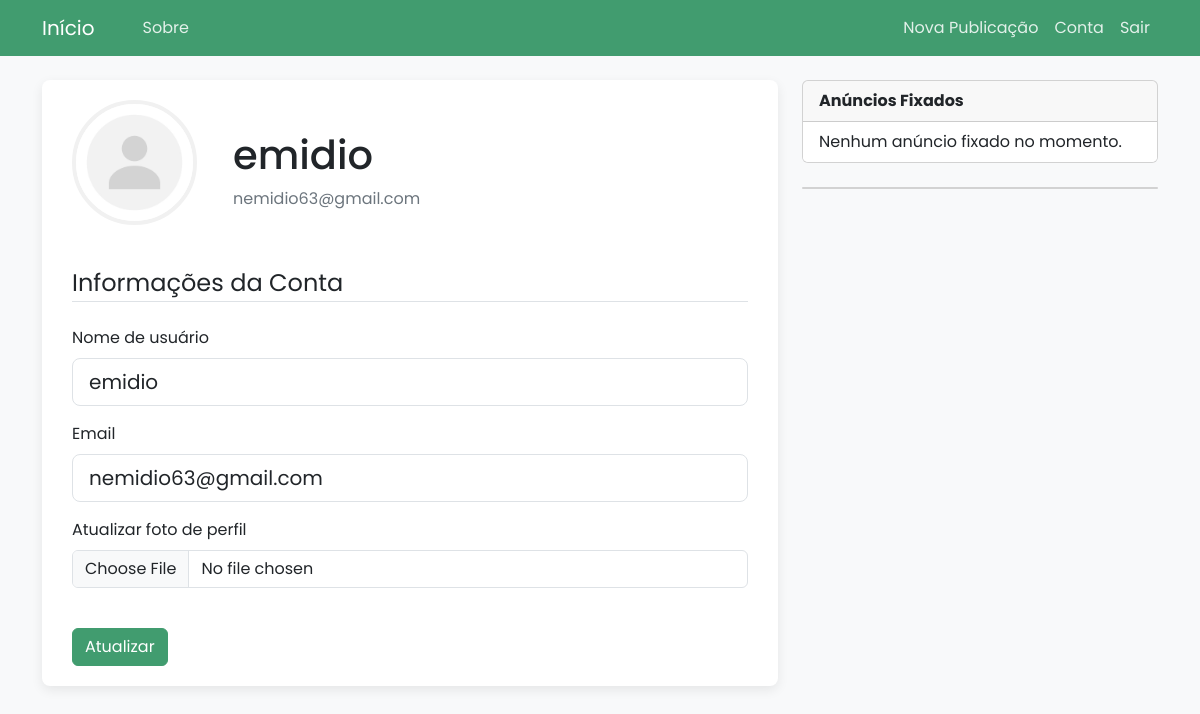
/account (signed in), run on an earlier commit of the app's database.
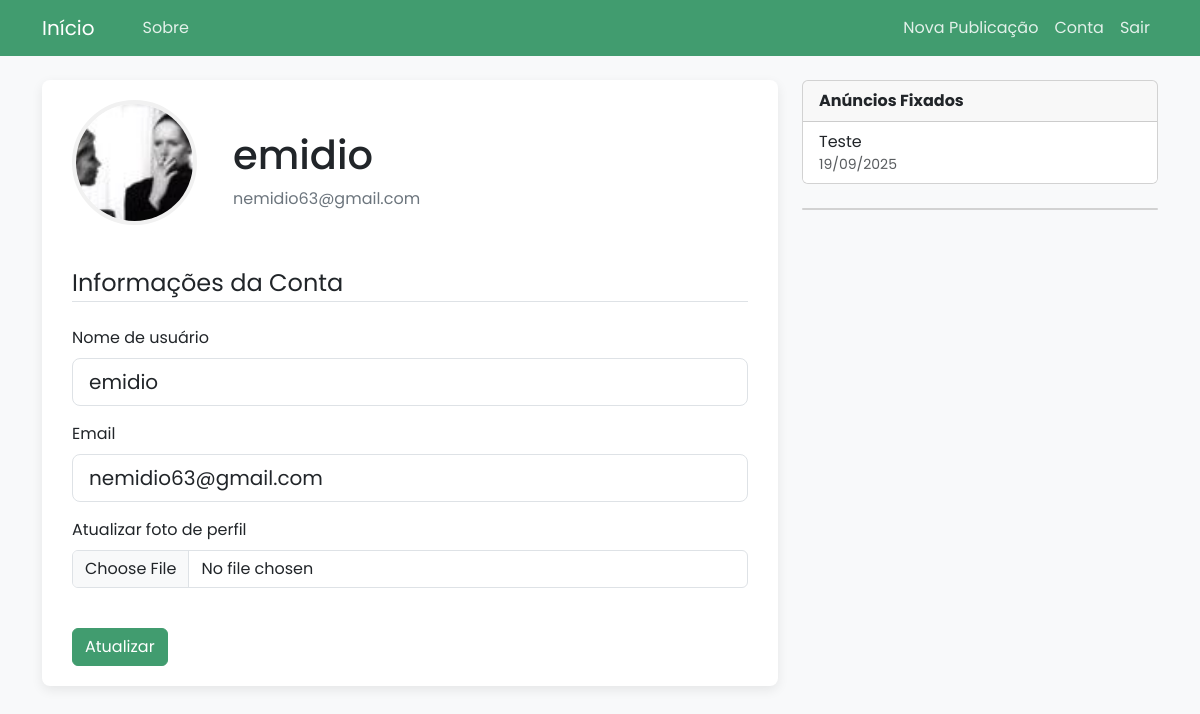
And on a later commit of the database.
### siteMain/models.py (models this page shows, shortened)
class User(db.Model, UserMixin):
    id = db.Column(db.Integer, primary_key = True)
    username = db.Column(db.String(20), unique = True, nullable = False)
    email = db.Column(db.String(120), unique = True, nullable = False)
    image_file = db.Column(db.String(200), nullable = False, default = 'https://res.cloudinary.com/dhtpuczby/image/upload/v1758328160/default_f6vctv.webp')
    password = db.Column(db.String(60), nullable = False)
    posts = db.relationship('Post', backref = 'author', lazy = True)

class Post(db.Model):
    id = db.Column(db.Integer, primary_key = True)
    title = db.Column(db.String(100), nullable = False)
    date_posted = db.Column(db.DateTime, nullable = False, default = datetime.now)
    content = db.Column(db.Text, nullable = False)
    image_file = db.Column(db.String(200), nullable=True)
    user_id = db.Column(db.Integer, db.ForeignKey('user.id'), nullable = False)
    is_pinned = db.Column(db.Boolean, nullable = False, default = False)

### siteMain/users/routes.py (the view)
@users.route("/account", methods = ['GET', 'POST'])
@login_required
def account():
    form = UpdateAccountForm()
    if form.validate_on_submit():
        if form.picture.data:
            picture_file = save_profile_picture(form.picture.data)
            current_user.image_file = picture_file
        current_user.username = form.username.data
        current_user.email = form.email.data
        db.session.commit()
        flash("Sua conta foi atualizada!", 'success')
        return redirect(url_for('users.account'))
    elif request.method == 'GET':
        form.username.data = current_user.username
        form.email.data = current_user.email
    image_file = url_for('static', filename = 'profile_pics/' + current_user.image_file)
    return render_template('account.html', title='Conta', image_file = image_file, form = form)

### siteMain/users/forms.py (shortened to what this page needs)
class UpdateAccountForm(FlaskForm):
    username = StringField('Nome de usuário',
                           validators=[DataRequired(message='Este campo é obrigatório.'),
                                       Length(min=2, max=20, message='O nome de usuário deve ter entre 2 e 20 caracteres.')])
    email = StringField('Email',
                        validators=[DataRequired(message='Este campo é obrigatório.'),
                                    Email(message='Por favor, insira um endereço de e-mail válido.')])
    picture = FileField('Atualizar foto de perfil',
                        validators=[FileAllowed(['jpeg','jpg', 'png', 'webp'], message='Apenas arquivos de imagem (.jpeg, .jpg, .png, .webp) são permitidos.')])
    submit = SubmitField('Atualizar')

### siteMain/models.py (called while the page is built)
@login_manager.user_loader
def load_user(user_id):
    return User.query.get(int(user_id))

### siteMain/templates/account.html (shortened to what this page needs)
{% extends "layout.html" %}
{% block content %}
<div class="content-section">
    <div class="media d-flex align-items-center mb-4">
        <img class="rounded-circle account-img" src="{{ current_user.image_file }}">
        <div class="media-body ms-3">
            <h2 class="account-heading">{{ current_user.username }}</h2>
            <p class="text-secondary mb-0">{{ current_user.email }}</p>
        </div>
    </div>
    <form method="POST" action="" enctype="multipart/form-data">
        <fieldset>
            <legend class="border-bottom mb-4">Informações da Conta</legend>
            <div class="mb-3">
                {{ form.username.label(class="form-label") }}
                {% if form.username.errors %}
                {{ form.username(class="form-control form-control-lg is-invalid") }}
                <div class="invalid-feedback">
                    {% for error in form.username.errors %}
                    <span>{{ error }}</span>
                    {% endfor %}
                </div>
                {% else %}
                {{ form.username(class="form-control form-control-lg") }}
                {% endif %}
            </div>
            <div class="mb-3">
                {{ form.email.label(class="form-label") }}
                {% if form.email.errors %}
                {{ form.email(class="form-control form-control-lg is-invalid") }}
                <div class="invalid-feedback">
                    {% for error in form.email.errors %}
                    <span>{{ error }}</span>
                    {% endfor %}
                </div>
                {% else %}
                {{ form.email(class="form-control form-control-lg") }}
                {% endif %}
            </div>
            <div class="mb-3">
                {{ form.picture.label(class="form-label") }}
                {{ form.picture(class="form-control") }}
            </div>
        </fieldset>
        <div class="mt-4">
            {{ form.submit(class="btn btn-main") }}
        </div>
    </form>
</div>
{% endblock content %}

### siteMain/templates/layout.html (shortened to what this page needs)
<!DOCTYPE html>
<html lang="pt-BR">
<head>
    <link href="https://cdn.jsdelivr.net/npm/bootstrap@5.3.3/dist/css/bootstrap.min.css" rel="stylesheet"
>
    <link rel="stylesheet" type="text/css" href="{{ url_for('static', filename='main.css')}}">
    <link rel="stylesheet" href="https://cdn.jsdelivr.net/npm/bootstrap-icons@1.11.3/font/bootstrap-icons.min.css">
</head>
<body>
    <header class="site-header">
        <nav class="navbar navbar-expand-md navbar-dark bg-steel fixed-top">
            <div class="container">
                <a class="navbar-brand me-4" href="{{ url_for('main.home') }}">Início</a>
                <div class="collapse navbar-collapse" id="navbarToggle">
                    <div class="navbar-nav me-auto">
                        <a class="nav-item nav-link" href="{{url_for('main.home')}}"></a>
                        <a class="nav-item nav-link" href="{{url_for('main.about_page')}}">Sobre</a>
                    </div>
                    <div class="navbar-nav">
                        {% if current_user.is_authenticated %}
                        <a class="nav-item nav-link" href="{{url_for('posts.new_post')}}">Nova Publicação</a>
                        <a class="nav-item nav-link" href="{{url_for('users.account')}}">Conta</a>
                        <a class="nav-item nav-link" href="{{url_for('users.logout')}}">Sair</a>
                        {% else %}
                        <a class="nav-item nav-link" href="{{url_for('users.login')}}">Login</a>
                        <a class="nav-item nav-link" href="{{url_for('users.register')}}">Registrar</a>
                        {% endif %}
                    </div>
                </div>
            </div>
        </nav>
    </header>
    <main role="main" class="container">
        <div class="row">
            <div class="col-md-8">
                {% block content %}{% endblock %}
            </div>
            <div class="col-md-4">
                <div class="card mb-4">
                    <div class="card-header">
                        <strong>Anúncios Fixados</strong>
                    </div>
                    <div class="list-group list-group-flush">
                        {% if pinned_posts %}
                        {% for post in pinned_posts %}
                        <a href="{{ url_for('posts.post', post_id=post.id) }}"
                            class="list-group-item list-group-item-action">
                            {{ post.title }}
                            <small class="text-muted d-block">{{ post.date_posted.strftime('%d/%m/%Y') }}</small>
                        </a>
                        {% endfor %}
                        {% else %}
                        <li class="list-group-item">Nenhum anúncio fixado no momento.</li>
                        {% endif %}
                    </div>
                </div>
                <div class="card">
                </div>
            </div>
        </div>
    </main>
</body>
</html>

What changed in the data, as far as the page shows it:
changed User "emidio": image_file: picture added in place of a placeholder
now on this page (row edited): Post: title "Teste", date_posted "19/09/2025"
Also different on the page:
text no longer shown: "Nenhum anúncio fixado no momento."
